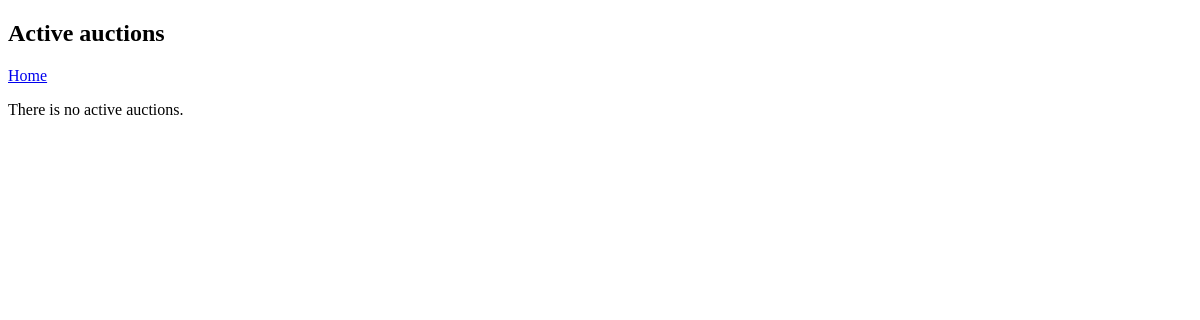
The app's page /yaasapp/active_auction_list, older data.
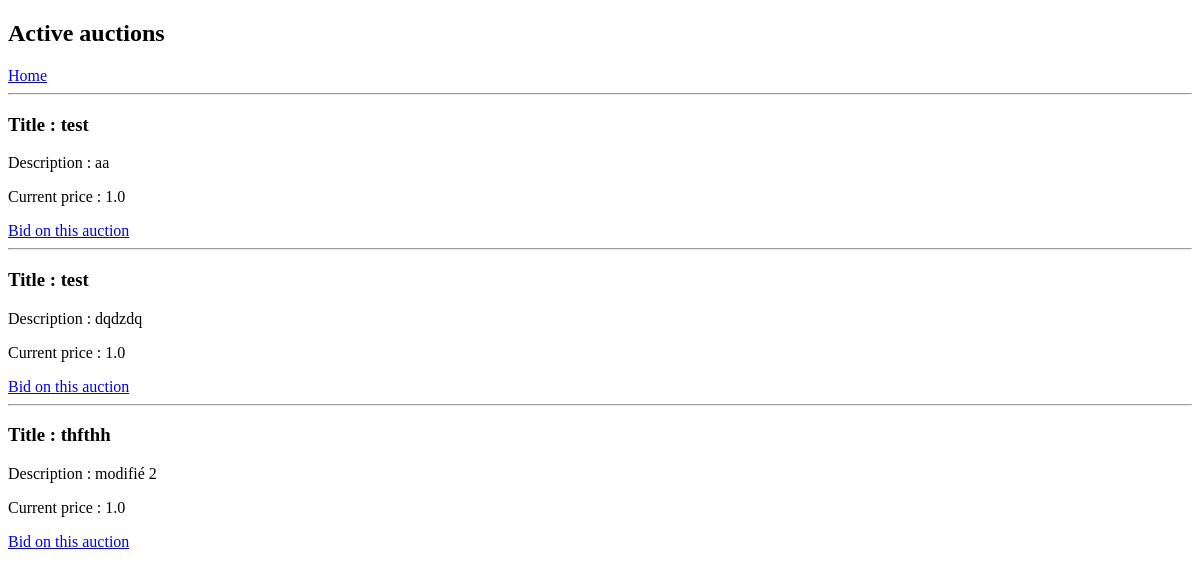
The same page, newer data.
### yaasapp/models.py (models this page shows, shortened)
class Auction(models.Model):
    STATE = (
        ('ACTIVE', 'active'),
        ('BANNED', 'banned'),
        ('DUE', 'due'),
        ('ADJUCATED', 'adjudicated'),
        ('DEFAULT', 'default')
        ,
    )
    seller = models.ForeignKey(User, on_delete=models.CASCADE)
    title = models.CharField(max_length=60, blank=False)
    description = models.TextField(max_length=500, blank=False)
    min_price = models.FloatField(blank=False, default=1)
    state = models.CharField(max_length=1, choices=STATE, default='DEFAULT')
    post_date = models.DateField(default=date.today())
    deadline = models.DateField(default=date.today()+timedelta(days=3))

### yaasapp/views.py (the view)
# urls.py: path('active_auction_list', views.ActiveAuctionsView.as_view(),
class ActiveAuctionsView(generic.ListView):
    model = Auction
    template_name = 'yaasapp/search_active_auctions.html'
    context_object_name = 'active_auctions'
    def get_queryset(self):
        return Auction.objects.filter(
            state='ACTIVE'
        )

### yaasapp/templates/yaasapp/search_active_auctions.html (shortened to what this page needs)
<!DOCTYPE html>
<html lang="en">
<head>
</head>
<body>
    <h2>Active auctions</h2>
    <a href="{% url 'home' %}">Home</a>
    <br>
    {% if active_auctions %}
        {% for auction in active_auctions %}
            {% if auction.state == 'ACTIVE'%}
                <hr>
                <h3>Title : {{ auction.title }}</h3>
                <p>Description : {{ auction.description }}</p>
                <p>Current price : {{ auction.min_price }}</p>
                {% if auction.seller != user %}
                    <a href="{% url 'yaasapp:bid' auction.id %}">Bid on this auction</a>
                {% else %}
                    <p style="color: red">You cannot bid on this auction because you posted it !</p>
                    <a href="{% url 'yaasapp:update_auction' auction.id%}">Update auction</a>
                {% endif %}
            {% endif %}
        {% endfor %}
    {% else %}
    <p> There is no active auctions.</p>
    {% endif %}
</body>
</html>

Row changes from the older to the newer data that the page shows:
added Auction: title "test", description "aa", min_price "1.0", shows "Bid on this auction"
added Auction: title "test", description "dqdzdq", min_price "1.0", shows "Bid on this auction"
added Auction: title "thfthh", description "modifié 2", min_price "1.0", shows "Bid on this auction"
Text that changed along with them:
text no longer shown: "There is no active auctions."
